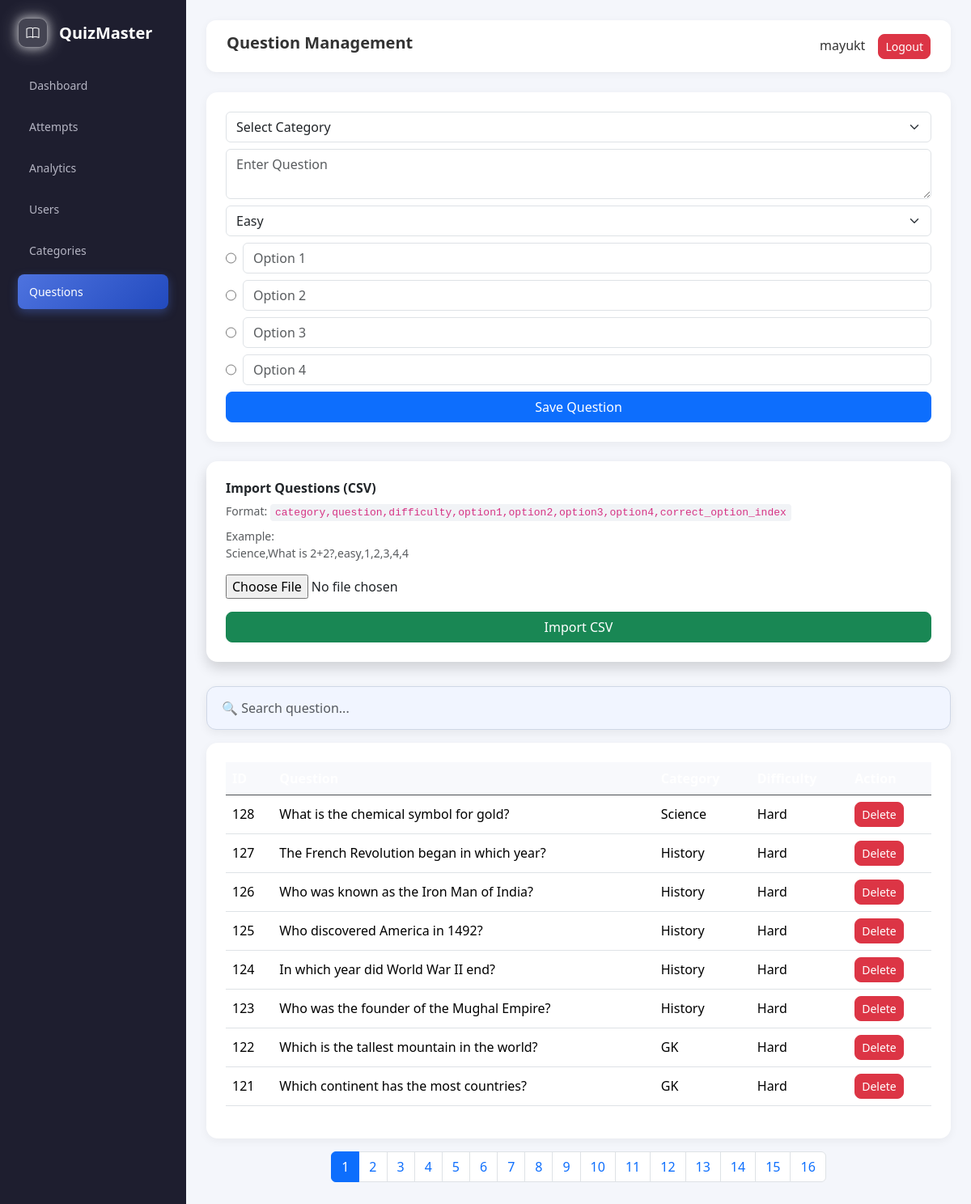
Screenshot of /admin/add_question.php (signed in) with the database file from the repository.
### tables this page shows
CREATE TABLE `questions` (
  `id` int(11) NOT NULL,
  `category_id` int(11) NOT NULL,
  `question` text NOT NULL,
  `difficulty` enum('easy','medium','hard') NOT NULL,
  `created_at` timestamp NOT NULL DEFAULT current_timestamp()
);

CREATE TABLE `categories` (
  `id` int(11) NOT NULL,
  `category_name` varchar(100) NOT NULL
);

### admin/add_question.php (the view, shortened to what this page needs)
<?php
require_once __DIR__ . "/../includes/db.php";
$admin_name = $_SESSION['name'] ?? 'Admin';
$search=$_GET['search']??'';
$limit=8;
$page=$_GET['page']??1;
$start=($page-1)*$limit;
$count=mysqli_fetch_assoc(mysqli_query($conn,"
SELECT COUNT(*) c FROM questions
WHERE question LIKE '%$search%'
"))['c'];
$pages=ceil($count/$limit);
$questions=mysqli_query($conn,"
SELECT q.*,c.category_name
FROM questions q
JOIN categories c ON q.category_id=c.id
WHERE q.question LIKE '%$search%'
ORDER BY q.id DESC
LIMIT $start,$limit
");
?>
<!DOCTYPE html>
<html>
<head>
<link href="https://cdn.jsdelivr.net/npm/bootstrap@5.3.2/dist/css/bootstrap.min.css" rel="stylesheet">
<link rel="stylesheet" href="../assets/admin_css/admin_dashboard.css?v=2">
<link href="https://cdn.jsdelivr.net/npm/bootstrap-icons@1.11.1/font/bootstrap-icons.css" rel="stylesheet">
</head>
<body>
<div class="wrapper">
<div class="sidebar">
<div class="logo">
                <div class="logo-icon">
                    <i class="bi bi-book"></i>
                </div>
                <div class="logo-text">QuizMaster</div>
            </div>
<a href="dashboard.php">Dashboard</a>
<a href="view_attempts.php">Attempts</a>
<a href="charts.php">Analytics</a>
<a href="users.php">Users</a>
<a href="add_category.php">Categories</a>
<a class="active" href="add_question.php">Questions</a>
</div>
<div class="main">
<div class="topbar">
<h5>Question Management</h5>
<div>
<?= $admin_name ?>
<a href="../auth/logout.php" class="btn btn-danger btn-sm ms-3">Logout</a>
</div>
</div>
<div class="card p-4 mb-4">
<form method="POST" enctype="multipart/form-data">
<select name="category_id" class="form-select mb-2" required>
<option value="">Select Category</option>
</select>
<textarea name="question" class="form-control mb-2" placeholder="Enter Question" required></textarea>
<select name="difficulty" class="form-select mb-2">
<option value="easy">Easy</option>
</select>
<?php for($i=0;$i<4;$i++): ?>
<div class="d-flex mb-2">
<input type="radio" name="correct" value="<?= $i ?>" required>
<input type="text" name="options[]" class="form-control ms-2" placeholder="Option <?= $i+1 ?>" required>
</div>
<?php endfor; ?>
<button name="add_question" class="btn btn-primary w-100">Save Question</button>
</form>
</div>
<div class="mt-4 mb-3">
    <div class="card p-4 shadow">
<h6>Import Questions (CSV)</h6>
<p class="text-muted small mb-2">
Format:
<code>category,question,difficulty,option1,option2,option3,option4,correct_option_index</code>
</p>
<p class="text-muted small">
Example:<br>
Science,What is 2+2?,easy,1,2,3,4,4
</p>
<form method="post" enctype="multipart/form-data">
<input type="file" name="csv" accept=".csv" required>
<button name="import_csv" class="btn btn-success w-100 mt-3">
Import CSV
</button>
</form>
</div>
</div>
<form method="GET" class="question-search-box mb-3">
    <input type="text"
           name="search"
           value="<?= htmlspecialchars($search) ?>"
           placeholder="🔍 Search question..."
           class="form-control">
</form>
<div class="card p-4">
<table class="table table-hover">
<thead class="table-dark">
<tr>
<th>ID</th>
<th>Question</th>
<th>Category</th>
<th>Difficulty</th>
<th>Action</th>
</tr>
</thead>
<tbody>
<?php while($q=mysqli_fetch_assoc($questions)): ?>
<tr>
<td><?= $q['id'] ?></td>
<td><?= htmlspecialchars($q['question']) ?></td>
<td><?= htmlspecialchars($q['category_name']) ?></td>
<td><?= htmlspecialchars(ucfirst($q['difficulty'])) ?></td>
<td>
<a href="?delete=<?= $q['id'] ?>" class="btn btn-sm btn-danger"
onclick="return confirm('Delete?')">Delete</a>
</td>
</tr>
<?php endwhile; ?>
</tbody>
</table>
</div>
<nav class="mt-3">
<ul class="pagination justify-content-center">
<?php for($i=1;$i<=$pages;$i++): ?>
<li class="page-item <?= $i==$page?'active':'' ?>">
<a class="page-link"
href="?page=<?= $i ?>&search=<?= urlencode($search) ?>">
<?= $i ?>
</a>
</li>
<?php endfor; ?>
</ul>
</nav>
</div>
</div>
</body>
</html>

### assets/admin_css/admin_dashboard.css (style rules this page uses)
* { box-sizing:border-box; margin:0; padding:0; }
body { font-family:"Segoe UI",sans-serif; background:#f4f6fb; color:#333; overflow:hidden; }
a { text-decoration:none; }
.wrapper { display:flex; height:100vh; }
.logo { display:flex; align-items:center; gap:14px; color:#fff; transform-origin:left center; will-change: transform; margin-bottom:25px; transition: transform 0.6s cubic-bezier(0.16,1,0.3,1), filter 0.6s ease; }
.logo-icon { width:37px; height:37px; border-radius:10px; background:rgba(255,255,255,0.171); border:1px solid rgba(255,255,255,0.363); display:flex; align-items:center; justify-content:center; position:relative; overflow:hidden; box-shadow: 0 0 12px rgba(255,255,255,0.6), 0 0 25px rgba(255,255,255,0.4); }
.logo-icon::after { content:""; position:absolute; top:0; left:-150%; width:80%; height:100%; background:linear-gradient( 120deg, transparent, rgba(255,255,255,0.35), transparent ); animation:shine-wave 3s infinite; }
.logo-icon i { font-size:16px; color:#fff; }
.logo-text { font-size:20px; font-weight:700; }
.sidebar { width:230px; background:#1e1e2f; color:#fff; padding:22px; position:fixed; top:0; left:0; bottom:0; overflow-y:auto; }
.sidebar a { display:block; color:#b5b5c3; padding:11px 14px; border-radius:8px; margin-bottom:8px; font-size:14px; transition:0.25s; }
.sidebar a.active { background:linear-gradient(135deg,#4e73df,#224abe); color:#fff; box-shadow:0 4px 12px rgba(78,115,223,0.4); }
.main { margin-left:230px; width:calc(100% - 230px); height:100vh; overflow-y:auto; padding:25px; }
.topbar { position:sticky; top:0; z-index:1000; background:#fff; padding:16px 25px; display:flex; justify-content:space-between; align-items:center; border-radius:12px; box-shadow:0 2px 10px rgba(0,0,0,0.05); margin-bottom:25px; }
.topbar h5 { font-weight:600; }
.card { border-radius:14px; border:none; background:#fff; box-shadow:0 3px 12px rgba(0,0,0,0.05); }
.table th { background:#f8f9fc; font-weight:600; }
.table td,.table th { vertical-align:middle; }
.btn { border-radius:8px; }
.question-search-box { margin-top:25px; margin-bottom:20px; }
.question-search-box input { width:100%; padding:12px 14px; border-radius:10px; border:1px solid #d0d7e2; background:#ffffff; font-size:15px; box-shadow:0 3px 8px rgba(0,0,0,0.05); }
.card h6 { font-weight:600; }
.card p code { background:#f1f3f6; padding:3px 6px; border-radius:4px; font-size:13px; }
.question-search-box { margin-top:30px; margin-bottom:20px; }
.question-search-box input { width:100%; padding:14px 18px; border-radius:12px; border:1px solid #cfd7e6; font-size:16px; background:#f1f5ff; box-shadow:0 4px 12px rgba(0,0,0,0.06); transition:0.2s; }

### rows the page displays
questions: id "128", question "What is the chemical symbol for gold?", category.category_name "Science", difficulty "Hard"
questions: id "127", question "The French Revolution began in which year?", category.category_name "History", difficulty "Hard"
questions: id "126", question "Who was known as the Iron Man of India?", category.category_name "History", difficulty "Hard"
questions: id "125", question "Who discovered America in 1492?", category.category_name "History", difficulty "Hard"
questions: id "124", question "In which year did World War II end?", category.category_name "History", difficulty "Hard"
questions: id "123", question "Who was the founder of the Mughal Empire?", category.category_name "History", difficulty "Hard"
questions: id "122", question "Which is the tallest mountain in the world?", category.category_name "GK", difficulty "Hard"
questions: id "121", question "Which continent has the most countries?", category.category_name "GK", difficulty "Hard"

### other values shown
$admin_name "mayukt"
